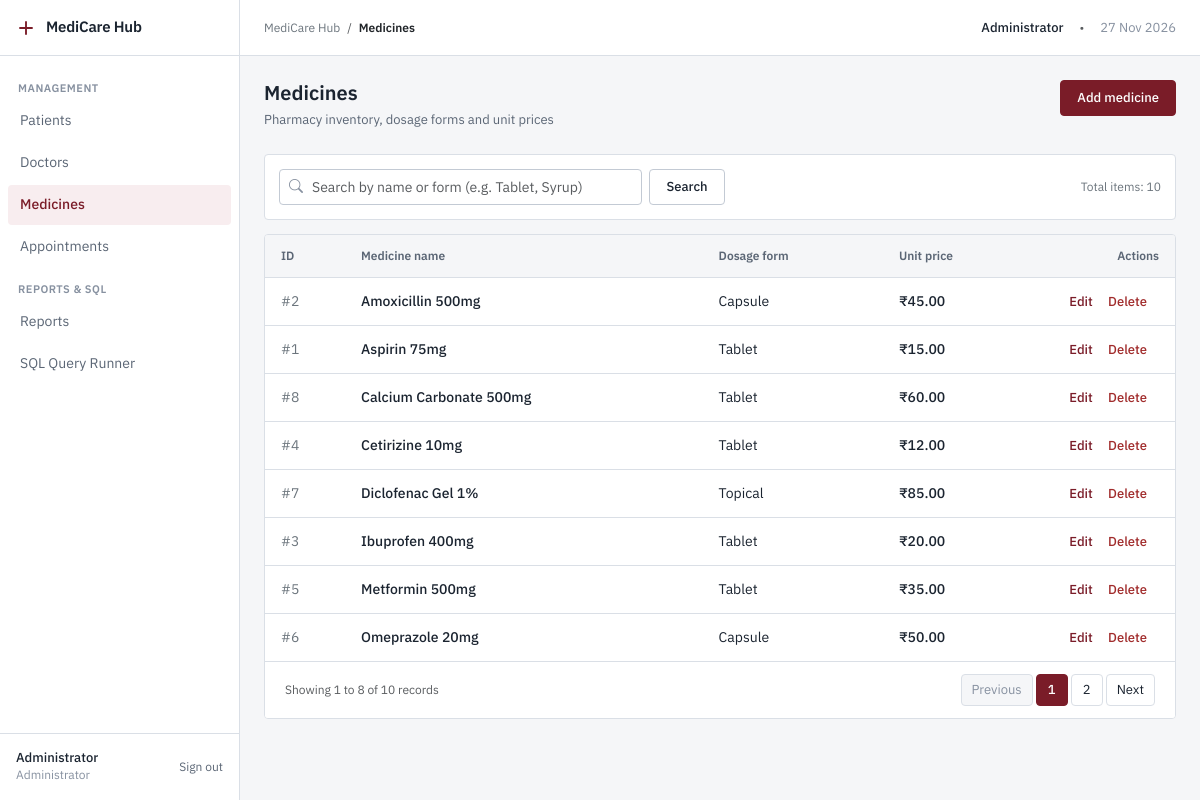
Screenshot of /admin.php?view=medicines (signed in) with the database file from the repository.
### tables this page shows
CREATE TABLE Medicine (
    medicine_id INT AUTO_INCREMENT PRIMARY KEY,
    medicine_name VARCHAR(100) NOT NULL,
    type VARCHAR(50) NOT NULL,
    price DECIMAL(8,2) NOT NULL
);

### admin.php (the view, shortened to what this page needs)
<?php
require_once __DIR__ . '/config/db.php';
require_once __DIR__ . '/includes/functions.php';
$view = $_GET['view'] ?? 'patients';
switch ($view) {
    case 'medicines':
$search = trim($_GET['search'] ?? '');
$params = [];
$whereClause = '';
$countSql = "SELECT COUNT(*) FROM Medicine $whereClause";
$pagination = paginate($pdo, $countSql, $params, 8);
$sql = "SELECT * FROM Medicine $whereClause ORDER BY medicine_name ASC LIMIT " . $pagination['offset'] . ", 8";
$stmt = $pdo->prepare($sql);
$stmt->execute($params);
$medicines = $stmt->fetchAll();
        break;
}
require_once __DIR__ . '/includes/header.php';
?>
<?php if ($view === 'patients'): ?>
<div class="page-header">
    <div>
        <h1 class="page-title">Patients</h1>
        <p class="page-description">Registered patients directory and demographics</p>
    </div>
    <a href="/medicarehub/admin.php?view=patient_form" class="btn btn-primary">Add patient</a>
</div>
<div class="card mb-3">
    <div class="card-body p-3">
        <form method="GET" action="/medicarehub/admin.php?view=patients" class="row g-2 align-items-center">
        <input type="hidden" name="view" value="patients">
            <div class="col-md-5">
                <div class="search-input-group">
                    <i class="bi bi-search"></i>
                    <input type="text" name="search" class="form-control" placeholder="Search by name or phone" value="<?php echo e($search); ?>">
                </div>
            </div>
            <div class="col-auto">
                <button type="submit" class="btn btn-secondary">Search</button>
                <?php if (!empty($search)): ?>
                    <a href="/medicarehub/admin.php?view=patients" class="btn btn-secondary">Clear</a>
                <?php endif; ?>
            </div>
            <div class="col-auto ms-auto text-secondary small tabular-nums">
                Total patients: <?php echo $pagination['total_records']; ?>
            </div>
        </form>
    </div>
</div>
<div class="table-container">
    <div class="table-responsive">
        <table class="table align-middle">
            <thead>
                <tr>
                    <th style="width: 80px;">ID</th>
                    <th>Patient name</th>
                    <th>Age</th>
                    <th>Gender</th>
                    <th>Phone</th>
                    <th class="text-end" style="width: 140px;">Actions</th>
                </tr>
            </thead>
            <tbody>
                <?php if (empty($patients)): ?>
                    <tr>
                        <td colspan="6" class="text-center py-4 text-muted">No patient records found.</td>
                    </tr>
                <?php else: ?>
                    <?php foreach ($patients as $p): ?>
                        <tr>
                            <td class="text-secondary tabular-nums">#<?php echo e((string)$p['patient_id']); ?></td>
                            <td class="fw-medium"><?php echo e($p['name']); ?></td>
                            <td class="tabular-nums"><?php echo e((string)$p['age']); ?> yrs</td>
                            <td>
                                <?php echo e($p['gender']); ?>
                            </td>
                            <td class="tabular-nums"><?php echo e($p['phone']); ?></td>
                            <td class="text-end">
                                <a href="/medicarehub/admin.php?view=patient_form&id=<?php echo $p['patient_id']; ?>" class="table-action-link">Edit</a>
                                <button type="button" class="table-action-link text-danger border-0 bg-transparent p-0" data-bs-toggle="modal" data-bs-target="#deleteModal" data-action="/medicarehub/admin.php?view=patients" data-id="<?php echo $p['patient_id']; ?>" data-name="<?php echo e($p['name']); ?>">Delete</button>
                            </td>
                        </tr>
                    <?php endforeach; ?>
                <?php endif; ?>
            </tbody>
        </table>
    </div>
    <?php if ($pagination['total_pages'] > 1): ?>
        <div class="card-footer d-flex justify-content-between align-items-center flex-wrap gap-2">
            <span class="text-muted small tabular-nums">Showing <?php echo ($pagination['offset'] + 1); ?> to <?php echo min($pagination['offset'] + 8, $pagination['total_records']); ?> of <?php echo $pagination['total_records']; ?> records</span>
            <?php echo renderPagination($pagination['total_pages'], $pagination['current_page'], '/medicarehub/admin.php?view=patients' . (!empty($search) ? '&search=' . urlencode($search) : '')); ?>
        </div>
    <?php endif; ?>
</div>
<script>
    document.addEventListener('DOMContentLoaded', function () {
        const deleteButtons = document.querySelectorAll('button[data-bs-target="#deleteModal"]');
        deleteButtons.forEach(btn => {
            btn.addEventListener('click', function () {
                const id = this.getAttribute('data-id');
                const name = this.getAttribute('data-name');
                const deleteForm = document.getElementById('deleteForm');
                const deleteItemName = document.getElementById('deleteItemName');
                const deleteIdInput = document.getElementById('deleteIdInput');
                if (deleteForm) deleteForm.action = this.getAttribute('data-action') || '';
                if (deleteIdInput) deleteIdInput.value = id;
                if (deleteItemName) deleteItemName.textContent = name ? '"' + name + '"' : 'this record';
            });
        });
    });
</script>
<?php elseif ($view === 'medicines'): ?>
<div class="page-header">
    <div>
        <h1 class="page-title">Medicines</h1>
        <p class="page-description">Pharmacy inventory, dosage forms and unit prices</p>
    </div>
    <a href="/medicarehub/admin.php?view=medicine_form" class="btn btn-primary">Add medicine</a>
</div>
<div class="card mb-3">
    <div class="card-body p-3">
        <form method="GET" action="/medicarehub/admin.php?view=medicines" class="row g-2 align-items-center">
            <div class="col-md-5">
                <div class="search-input-group">
                    <input type="text" name="search" class="form-control" placeholder="Search by name or form (e.g. Tablet, Syrup)" value="<?php echo e($search); ?>">
                </div>
            </div>
            <div class="col-auto">
                <button type="submit" class="btn btn-secondary">Search</button>
            </div>
            <div class="col-auto ms-auto text-secondary small tabular-nums">
                Total items: <?php echo $pagination['total_records']; ?>
            </div>
        </form>
    </div>
</div>
<div class="table-container">
    <div class="table-responsive">
        <table class="table align-middle">
            <thead>
                <tr>
                    <th style="width: 80px;">ID</th>
                    <th>Medicine name</th>
                    <th>Dosage form</th>
                    <th>Unit price</th>
                    <th class="text-end" style="width: 140px;">Actions</th>
                </tr>
            </thead>
            <tbody>
                <?php if (empty($medicines)): ?>
                    <tr>
                        <td colspan="5" class="text-center py-4 text-muted">No medicines found in catalog.</td>
                    </tr>
                <?php else: ?>
                    <?php foreach ($medicines as $m): ?>
                        <tr>
                            <td class="text-secondary tabular-nums">#<?php echo e((string)$m['medicine_id']); ?></td>
                            <td class="fw-medium"><?php echo e($m['medicine_name']); ?></td>
                            <td>
                                <?php echo e($m['type']); ?>
                            </td>
                            <td class="tabular-nums fw-medium">
                                <?php echo formatCurrency((float)$m['price']); ?>
                            </td>
                            <td class="text-end">
                                <a href="/medicarehub/admin.php?view=medicine_form&id=<?php echo $m['medicine_id']; ?>" class="table-action-link">Edit</a>
                                <button type="button" class="table-action-link text-danger border-0 bg-transparent p-0" data-bs-toggle="modal" data-bs-target="#deleteModal" data-action="/medicarehub/admin.php?view=medicines" data-id="<?php echo $m['medicine_id']; ?>" data-name="<?php echo e($m['medicine_name']); ?>">Delete</button>
                            </td>
                        </tr>
                    <?php endforeach; ?>
                <?php endif; ?>
            </tbody>
        </table>
    </div>
    <?php if ($pagination['total_pages'] > 1): ?>
        <div class="card-footer d-flex justify-content-between align-items-center flex-wrap gap-2">
            <span class="text-muted small tabular-nums">Showing <?php echo ($pagination['offset'] + 1); ?> to <?php echo min($pagination['offset'] + 8, $pagination['total_records']); ?> of <?php echo $pagination['total_records']; ?> records</span>
            <?php echo renderPagination($pagination['total_pages'], $pagination['current_page'], '/medicarehub/admin.php?view=medicines' . (!empty($search) ? '&search=' . urlencode($search) : '')); ?>
        </div>
    <?php endif; ?>
</div>
<?php endif; ?>
<?php require_once __DIR__ . '/includes/footer.php'; ?>

### assets/css/style.css (style rules this page uses)
:root { --bg: #F5F6F8; --surface: #FFFFFF; --border: #DADFE6; --border-strong: #C3CAD4; --text: #1B2430; --text-secondary: #5B6675; --text-muted: #8791A0; --accent: #7A1C28; --accent-hover: #5F151F; --accent-subtle: #F8EDEF; --status-success: #2E6B4F; --status-success-bg: #EAF3EE; --status-warning: #8A5A00; --status-warning-bg: #FBF3E2; --status-danger: #A12C2C; --status-danger-bg: #FAEDED; --status-neutral: #4B5563; --status-neutral-bg: #EEF0F3; --radius: 4px; --sidebar-width: 240px; --topbar-height: 56px; --shadow-overlay: 0 4px 12px rgba(0, 0, 0, 0.08); }
*, *::before, *::after { box-sizing: border-box; }
html, body { margin: 0; padding: 0; background-color: var(--bg); color: var(--text); font-family: 'IBM Plex Sans', -apple-system, BlinkMacSystemFont, "Segoe UI", Roboto, sans-serif; font-size: 14px; line-height: 1.5; font-weight: 400; -webkit-font-smoothing: antialiased; -moz-osx-font-smoothing: grayscale; }
h1, h2, h3, h4, h5, h6 { color: var(--text); font-weight: 600; line-height: 1.3; margin-top: 0; margin-bottom: 0.5rem; letter-spacing: normal; text-transform: none; }
h1 { font-size: 24px; }
p { margin-top: 0; margin-bottom: 0.5rem; }
small, .small { font-size: 12px; }
a { color: var(--accent); text-decoration: none; transition: color 0.15s ease; }
.tabular-nums, .stat-value, table td, table th, .font-monospace { font-variant-numeric: tabular-nums; }
.page-header { display: flex; align-items: flex-start; justify-content: space-between; margin-bottom: 24px; gap: 16px; }
.page-title { font-size: 20px; font-weight: 600; color: var(--text); margin-bottom: 4px; }
.page-description { font-size: 13px; color: var(--text-secondary); margin-bottom: 0; }
.card { background-color: var(--surface); border: 1px solid var(--border); border-radius: var(--radius); box-shadow: none; margin-bottom: 24px; }
.card-body { padding: 20px; }
.card-footer { background-color: var(--surface); border-top: 1px solid var(--border); padding: 12px 20px; }
.btn { height: 36px; padding: 0 16px; font-size: 13px; font-weight: 500; font-family: inherit; border-radius: var(--radius); display: inline-flex; align-items: center; justify-content: center; gap: 8px; border: 1px solid transparent; cursor: pointer; text-decoration: none; transition: background-color 0.15s ease, border-color 0.15s ease, color 0.15s ease; white-space: nowrap; box-shadow: none !important; }
.btn-primary { background-color: var(--accent); border-color: var(--accent); color: #FFFFFF; }
.btn-secondary, .btn-outline-secondary, .btn-light { background-color: var(--surface); border-color: var(--border-strong); color: var(--text); }
.search-input-group { position: relative; display: flex; align-items: center; }
.search-input-group .form-control { padding-left: 32px; }
.form-control, .form-select { height: 36px; font-size: 14px; font-family: inherit; color: var(--text); background-color: var(--surface); border: 1px solid var(--border-strong); border-radius: var(--radius); padding: 0 10px; box-shadow: none !important; transition: border-color 0.15s ease, box-shadow 0.15s ease; }
.table-container { background-color: var(--surface); border: 1px solid var(--border); border-radius: var(--radius); overflow: hidden; margin-bottom: 24px; }
.table { width: 100%; margin-bottom: 0; color: var(--text); border-collapse: collapse; vertical-align: middle; }
.table thead th { background-color: var(--bg); color: var(--text-secondary); font-size: 12px; font-weight: 600; text-transform: none; letter-spacing: normal; border-bottom: 1px solid var(--border); border-top: none; padding: 12px 16px; white-space: nowrap; }
.table tbody td { padding: 12px 16px; font-size: 14px; border-bottom: 1px solid var(--border); height: 48px; background-color: var(--surface); color: var(--text); }
.table tbody tr:last-child td { border-bottom: none; }
.table-action-link { color: var(--accent); font-size: 13px; font-weight: 500; margin-right: 12px; text-decoration: none; background: transparent; border: none; padding: 0; cursor: pointer; display: inline-block; vertical-align: middle; }
.table-action-link.text-danger, .table-action-link[data-bs-target="#deleteModal"], button.table-action-link.text-danger, .text-danger { color: #A12C2C !important; }
.table-action-link.action-default, .table-action-link:not(.text-danger):not(.text-success) { color: var(--accent); }
* { text-shadow: none !important; }
.card, .stat-card, .btn, .form-control, .form-select, .table-container, .alert { box-shadow: none !important; }

### rows the page displays
medicine: medicine_id "2", medicine_name "Amoxicillin 500mg", type "Capsule", price "₹45.00"
medicine: medicine_id "1", medicine_name "Aspirin 75mg", type "Tablet", price "₹15.00"
medicine: medicine_id "8", medicine_name "Calcium Carbonate 500mg", type "Tablet", price "₹60.00"
medicine: medicine_id "4", medicine_name "Cetirizine 10mg", type "Tablet", price "₹12.00"
medicine: medicine_id "7", medicine_name "Diclofenac Gel 1%", type "Topical", price "₹85.00"
medicine: medicine_id "3", medicine_name "Ibuprofen 400mg", type "Tablet", price "₹20.00"
medicine: medicine_id "5", medicine_name "Metformin 500mg", type "Tablet", price "₹35.00"
medicine: medicine_id "6", medicine_name "Omeprazole 20mg", type "Capsule", price "₹50.00"

### other values shown
$sectionTitle "MANAGEMENT"
$item['label'] "Patients"
$item['label'] "Doctors"
$item['label'] "Medicines"
$item['label'] "Appointments"
$sectionTitle "REPORTS & SQL"
$item['label'] "Reports"
$item['label'] "SQL Query Runner"
$userName "Administrator"
$pageTitle "Medicines"
$_SESSION['user_name'] "Administrator"
$pagination['total_records'] "10"
$pagination['offset'] + 1 "1"
min($pagination['offset'] + 8, $pagination['total_records']) "8"
